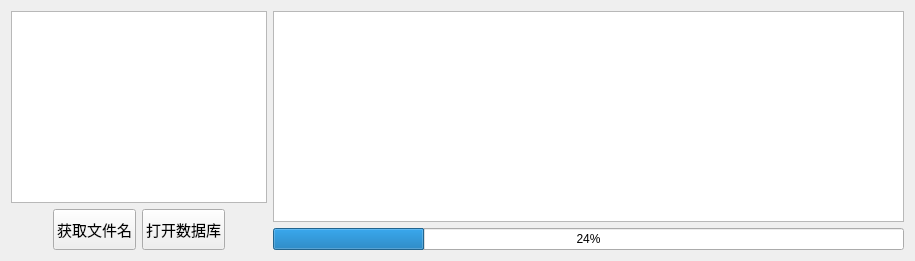
      <widget class="QWidget" name="tbFile">
       <attribute name="title">
        <string>文件</string>
       </attribute>
       <layout class="QHBoxLayout" name="horizontalLayout_8" stretch="0,1">
        <item>
         <layout class="QVBoxLayout" name="verticalLayout_10" stretch="0,0">
          <item>
           <widget class="QTableWidget" name="listFileName">
            <property name="sizePolicy">
             <sizepolicy hsizetype="Fixed" vsizetype="Expanding">
              <horstretch>0</horstretch>
              <verstretch>0</verstretch>
             </sizepolicy>
            </property>
           </widget>
          </item>
          <item>
           <layout class="QHBoxLayout" name="horizontalLayout_7">
            <item>
             <spacer name="horizontalSpacer">
              <property name="orientation">
               <enum>Qt::Horizontal</enum>
              </property>
              <property name="sizeHint" stdset="0">
               <size>
                <width>17</width>
                <height>20</height>
               </size>
              </property>
             </spacer>
            </item>
            <item>
             <widget class="QPushButton" name="btnGetFileName">
              <property name="sizePolicy">
               <sizepolicy hsizetype="Fixed" vsizetype="Fixed">
                <horstretch>0</horstretch>
                <verstretch>0</verstretch>
               </sizepolicy>
              </property>
              <property name="minimumSize">
               <size>
                <width>0</width>
                <height>41</height>
               </size>
              </property>
              <property name="font">
               <font>
                <pointsize>11</pointsize>
               </font>
              </property>
              <property name="text">
               <string>获取文件名</string>
              </property>
             </widget>
            </item>
            <item>
             <widget class="QPushButton" name="btnOpenStore">
              <property name="sizePolicy">
               <sizepolicy hsizetype="Fixed" vsizetype="Fixed">
                <horstretch>0</horstretch>
                <verstretch>0</verstretch>
               </sizepolicy>
              </property>
              <property name="minimumSize">
               <size>
                <width>0</width>
                <height>41</height>
               </size>
              </property>
              <property name="font">
               <font>
                <pointsize>11</pointsize>
               </font>
              </property>
              <property name="text">
               <string>打开数据库</string>
              </property>
             </widget>
            </item>
            <item>
             <spacer name="horizontalSpacer_2">
              <property name="orientation">
               <enum>Qt::Horizontal</enum>
              </property>
              <property name="sizeHint" stdset="0">
               <size>
                <width>40</width>
                <height>20</height>
               </size>
              </property>
             </spacer>
            </item>
           </layout>
          </item>
         </layout>
        </item>
        <item>
         <layout class="QVBoxLayout" name="verticalLayout_11" stretch="0,0">
          <item>
           <widget class="QTableWidget" name="tableFile">
            <property name="sizePolicy">
             <sizepolicy hsizetype="Expanding" vsizetype="Expanding">
              <horstretch>0</horstretch>
              <verstretch>0</verstretch>
             </sizepolicy>
            </property>
            <property name="minimumSize">
             <size>
              <width>631</width>
              <height>0</height>
             </size>
            </property>
           </widget>
          </item>
          <item>
           <widget class="QProgressBar" name="fileProcess">
            <property name="minimumSize">
             <size>
              <width>0</width>
              <height>20</height>
             </size>
            </property>
            <property name="value">
             <number>24</number>
            </property>
           </widget>
          </item>
         </layout>
        </item>
       </layout>
      </widget>
